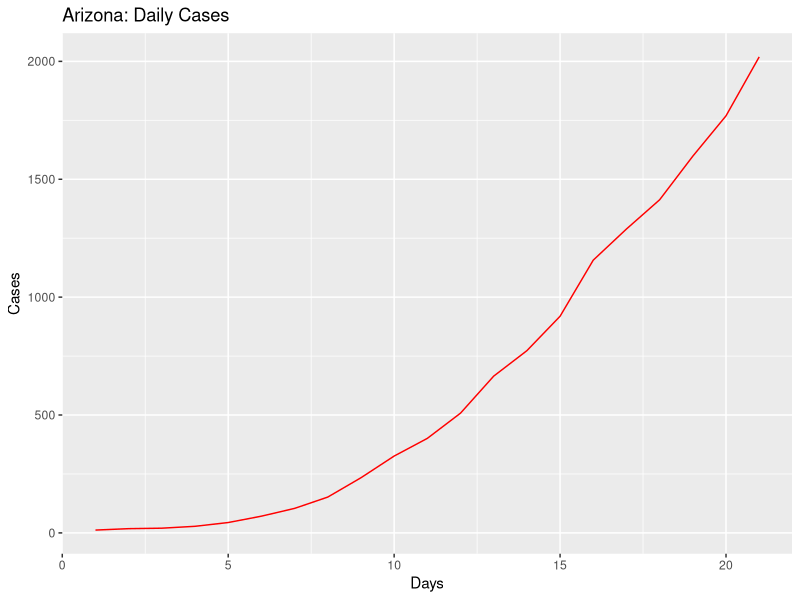
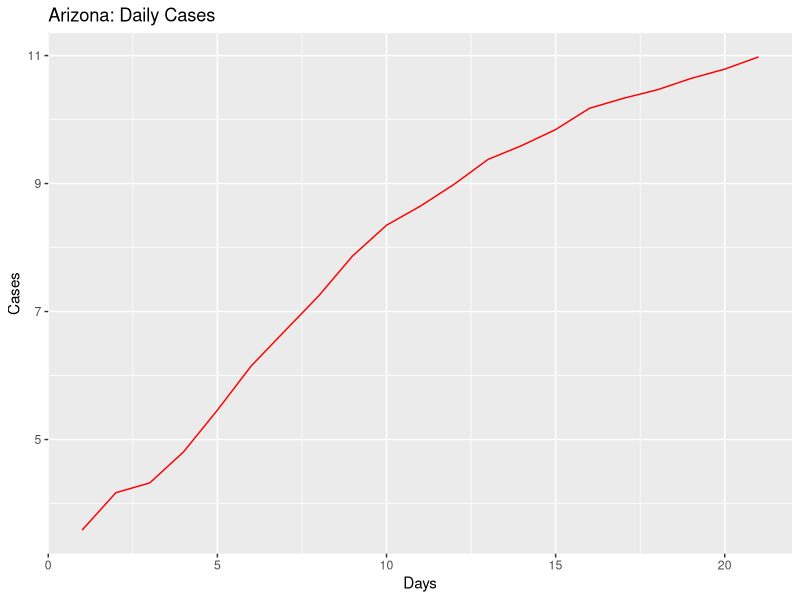
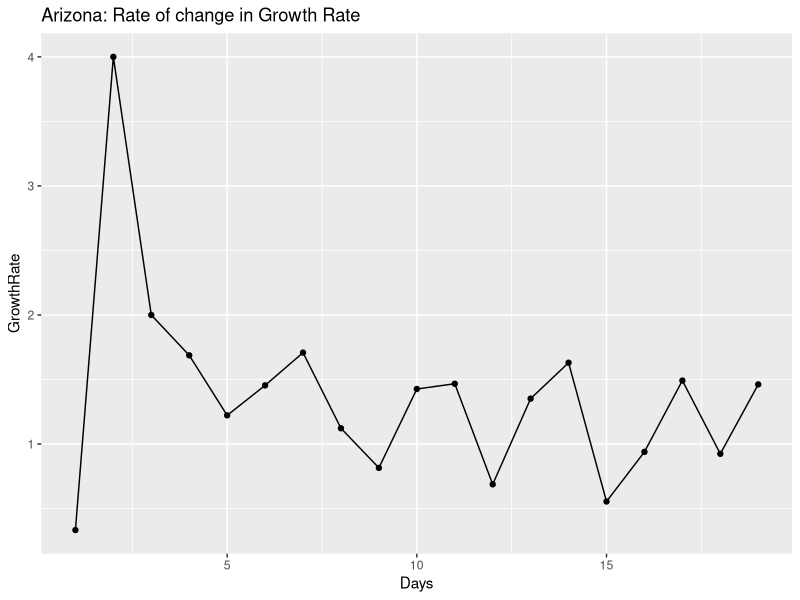
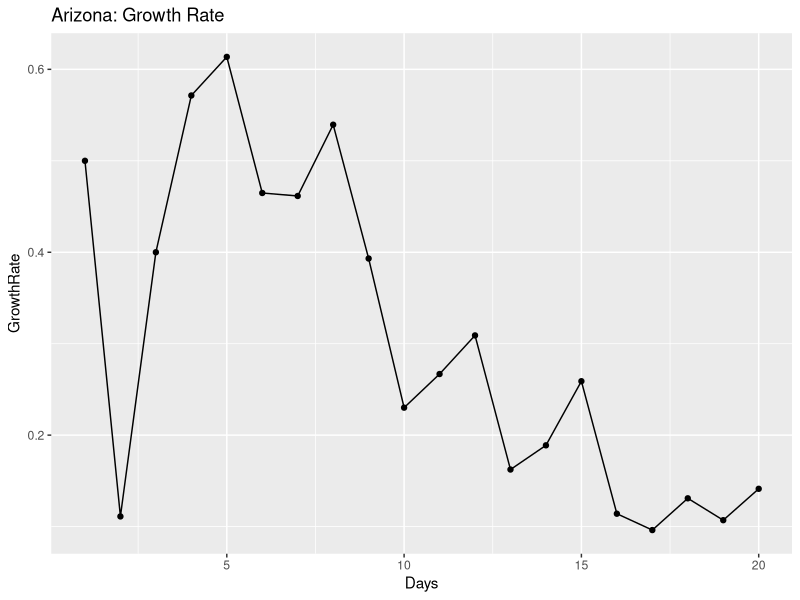
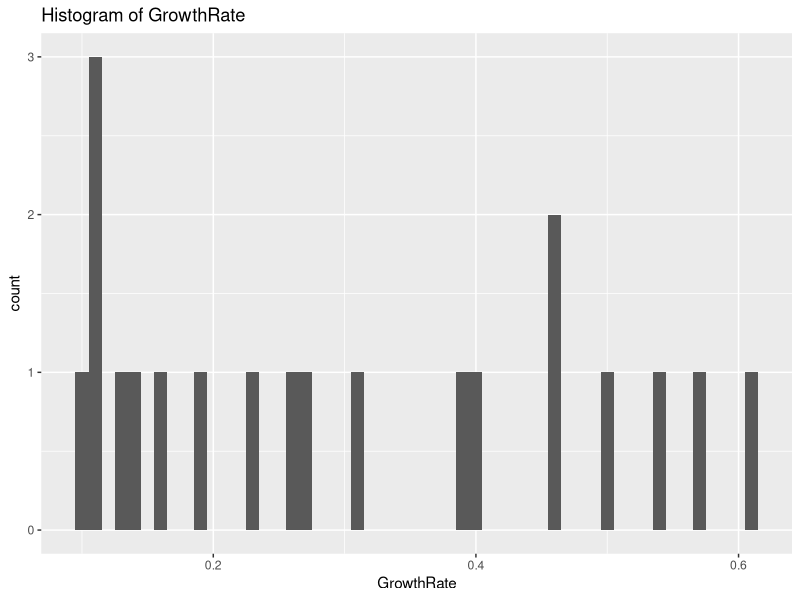
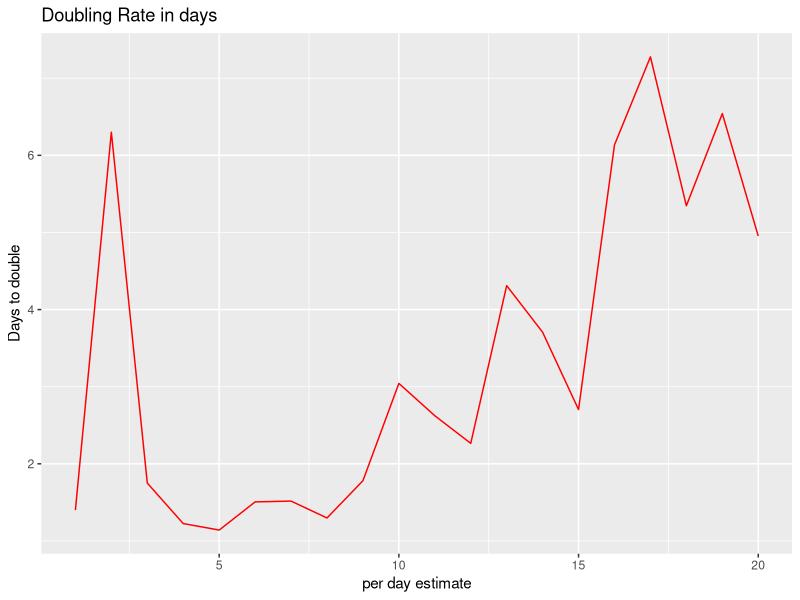
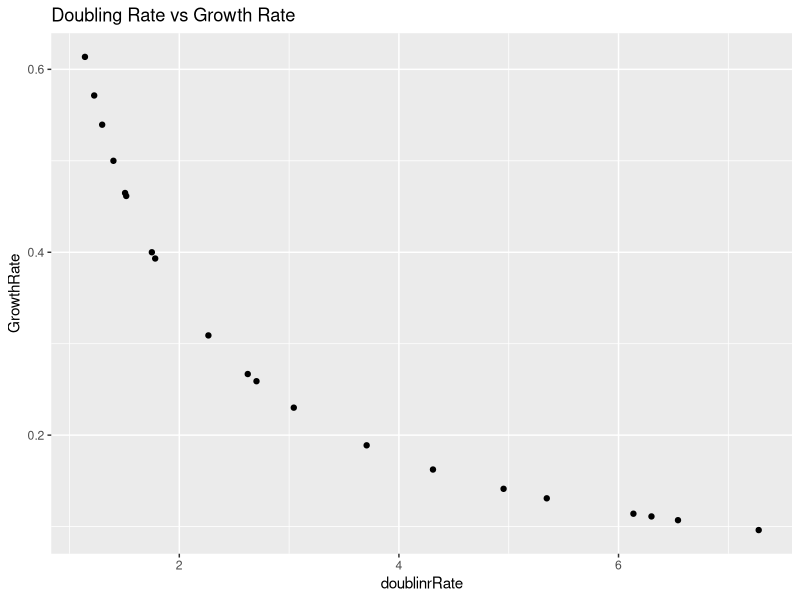
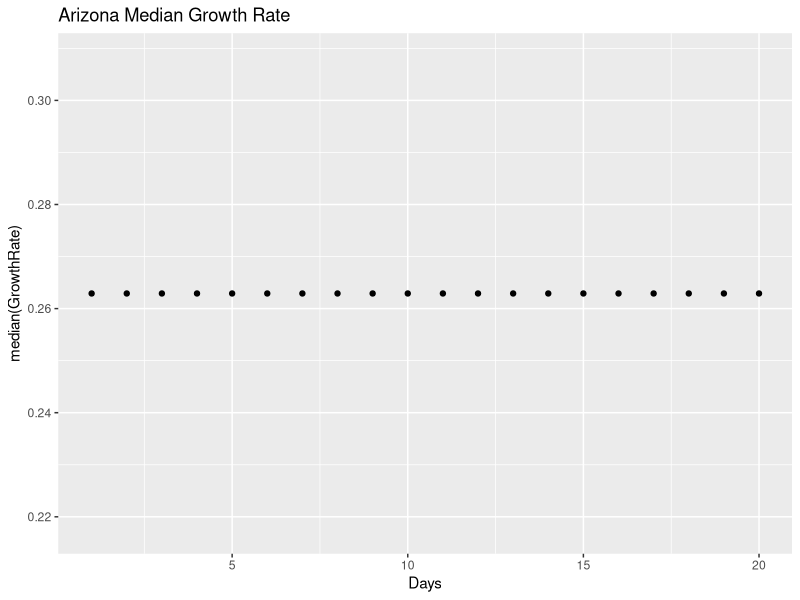

Write the R code that produced these figures, in order.
## ---- chunk 1
knitr::opts_chunk$set(echo = TRUE)
## ---- chunk 2
library(ggplot2)
library(gridExtra)
library(dplyr)

coronaGrowth <- function(absoluteNumbers){
  growthfactor <- NULL
  absgrowth <- NULL
  for(i in 1:length(absoluteNumbers))
  {
    #print((absoluteNumbers[i]-absoluteNumbers[i+1]/absoluteNumbers[i+1])/absoluteNumbers[i+1])
    growthfactor[i] <- ((absoluteNumbers[i]-absoluteNumbers[i+1]))/(absoluteNumbers[i+1]-absoluteNumbers[i+2])  
    #growthfactor[i] <- ((absoluteNumbers[i]-absoluteNumbers[i+1]))/(absolutenumbers[i])
  }
  
  return (rev(growthfactor))
}

DailyGrowthRate <- function(absoluteNumbers)
{
  growthfactor <- NULL
  absgrowth <- NULL
  for(i in 1:length(absoluteNumbers))
  {
    #print((absoluteNumbers[i]-absoluteNumbers[i+1]/absoluteNumbers[i+1])/absoluteNumbers[i+1])
    growthfactor[i] <- ((absoluteNumbers[i]/absoluteNumbers[i+1]))-1 
    #growthfactor[i] <- ((absoluteNumbers[i]-absoluteNumbers[i+1]))/(absolutenumbers[i])
  }
  
  return (rev(growthfactor))  
}

DoublingRate <- function(absoluteNumbers)
{
  doublingrRate <- NULL
  cumsum <- NULL
  for(i in 1:length(absoluteNumbers))
  {
    
    doublingrRate[i] <- (70/(absoluteNumbers[i]*100))
    
  }
  return ((doublingrRate))  
}

## ---- chunk 3
#Arizona

absolutenumbers <- c(2019,1769,1598,1413,1289,1157,919,773,665,508,401,326,234,152,104,71,44,28,20,18,12)


#America
#absolutenumbers <- c(101.7*1000,83.8*1000,65.8*1000,53.7*1000,43.8*1000,33.3*1000,25*1000,19*1000,13.7*1000,7.8*1000,6.4*1000,4.6*1000,3.5*1000,2.7*1000)
## ---- chunk 4
growthrate <- na.exclude(coronaGrowth(absolutenumbers))
days <- seq(1:length(growthrate))
dataTrend <- data.frame(GrowthRate = growthrate,Days = days)
print(dataTrend)
p1 <- ggplot(data=dataTrend, aes(x=Days, y=GrowthRate, group=1)) +ggtitle("Arizona: Rate of change in Growth Rate")+
  geom_line()+
  geom_point()

print(dataTrend)
#print(dataTrend1)




growthrate1 <- na.exclude(DailyGrowthRate(absolutenumbers))
doublingrate1 <- na.exclude(DoublingRate(growthrate1))
days1 <- seq(1:length(growthrate1))
dataTrend1 <- data.frame(GrowthRate = growthrate1,Days = days1,doublinrRate = doublingrate1)
print(dataTrend1)
multiplier <- tail(dataTrend1, n = 1)
pred_val <- (head(absolutenumbers, n = 1)*multiplier[,"GrowthRate"])+head(absolutenumbers, n = 1)

p2 <- ggplot(data=dataTrend1, aes(x=Days, y=GrowthRate, group=1)) +ggtitle("Arizona: Growth Rate")+
  geom_line()+
  geom_point()

days <- seq(1:length(absolutenumbers))
growthrate <- append(growthrate, c(1,1),after = 0)
dataOriginal <- data.frame(Cases = rev(absolutenumbers), Days = days)
p3<- ggplot() +geom_line(data=dataOriginal, aes(x=Days, y=Cases,),color = "Red")+labs(title="Arizona: Daily Cases", y="Cases", x="Days")

p3_log<- ggplot() +geom_line(data=dataOriginal, aes(x=Days, y=log2(Cases)),color = "Red")+labs(title="Arizona: Daily Cases", y="Cases", x="Days")+
  #geom_line(data=dataOriginal, aes(x=Days+1, y=Prediction),color = "Blue")
  geom_point()



# Analyze growth rate to get interval of values
summary(dataTrend1$GrowthRate)
dataTrend1%>%select("GrowthRate")%>%summarise(meanGR = mean(GrowthRate), medianGR = median(GrowthRate), sdGR = sd(GrowthRate))
p4 <- ggplot(data = dataTrend1, aes(x = GrowthRate))+ggtitle("Histogram of GrowthRate")+geom_histogram(binwidth = 0.01)


#Analyze the doubling rate
p5<- ggplot() +geom_line(data=dataTrend1, aes(x=Days, y=doublinrRate),color = "Red")+labs(title="Doubling Rate in days", y="Days to double", x ="per day estimate")+
  #geom_line(data=dataOriginal, aes(x=Days+1, y=Prediction),color = "Blue")
  geom_point()

#Scatter plor of Growthrate versus Doubling Rate
p6 <- ggplot()+geom_point(data = dataTrend1, aes(x = doublinrRate, y = GrowthRate))+labs(title = "Doubling Rate vs Growth Rate")

#Median growth rate trend 
p7 <- ggplot()+geom_point(data = dataTrend1, aes(x = Days, y = median(GrowthRate)))+labs(title = "Arizona Median Growth Rate")

#Confidence Interval for mean population GrowthRate:
meanGR = mean(dataTrend1$GrowthRate)
sdGR = sd(dataTrend1$GrowthRate)

uppperlimitGR= meanGR+sdGR
lowerlimitGR = meanGR-sdGR

#Predictions based on: Current Growth Rate, MeanGrowth Rate, Upper GrowthRate, Lower GrowthRate
pred_val_Current <- (head(absolutenumbers, n = 1)*multiplier[,"GrowthRate"])+head(absolutenumbers, n = 1)
pred_val_MeanGR <- (head(absolutenumbers, n = 1)*meanGR)+head(absolutenumbers, n = 1)
pred_val_upperGR <- (head(absolutenumbers, n = 1)*uppperlimitGR)+head(absolutenumbers, n = 1)
pred_val_lowerGR <- (head(absolutenumbers, n = 1)*lowerlimitGR)+head(absolutenumbers, n = 1)

print("Current GR:")
print(multiplier[,"GrowthRate"])
print(pred_val_Current)

print("Mean GR:")
print(meanGR)
print(pred_val_MeanGR)

print("Upperlimit GR:")
print(uppperlimitGR)
print(pred_val_upperGR)

print("Lowerlimit GR:")
print(lowerlimitGR)
print(pred_val_lowerGR)

#Doubling rate:-
DRCurrent <- round(70/(meanGR*100),digits = 0)
DRMedian <- round(70/(median(dataTrend1$GrowthRate)*100),digits = 0)
latestDRCurrent <- round(tail(dataTrend1$doublinrRate,n=1),digits = 0)

## ---- chunk 5
#grid.arrange(p3,p3_log,p1,p2,p4,p5,p6,nrow = 4, ncol = 2)
print(p3)
print(p3_log)
print(p1)
print(p2)
print(p4)
print(p5)
print(p6)
print(p7)
## ---- chunk 6
library(ggplot2)
library(gridExtra)
library(dplyr)

coronaGrowth <- function(absoluteNumbers){
  growthfactor <- NULL
  absgrowth <- NULL
  for(i in 1:length(absoluteNumbers))
  {
    #print((absoluteNumbers[i]-absoluteNumbers[i+1]/absoluteNumbers[i+1])/absoluteNumbers[i+1])
    growthfactor[i] <- ((absoluteNumbers[i]-absoluteNumbers[i+1]))/(absoluteNumbers[i+1]-absoluteNumbers[i+2])  
    #growthfactor[i] <- ((absoluteNumbers[i]-absoluteNumbers[i+1]))/(absolutenumbers[i])
  }
  
  return (rev(growthfactor))
}

DailyGrowthRate <- function(absoluteNumbers)
{
  growthfactor <- NULL
  absgrowth <- NULL
  for(i in 1:length(absoluteNumbers))
  {
    #print((absoluteNumbers[i]-absoluteNumbers[i+1]/absoluteNumbers[i+1])/absoluteNumbers[i+1])
    growthfactor[i] <- ((absoluteNumbers[i]/absoluteNumbers[i+1]))-1 
    #growthfactor[i] <- ((absoluteNumbers[i]-absoluteNumbers[i+1]))/(absolutenumbers[i])
  }
  
  return (rev(growthfactor))  
}

DoublingRate <- function(absoluteNumbers)
{
  doublingrRate <- NULL
  cumsum <- NULL
  for(i in 1:length(absoluteNumbers))
  {
    
    doublingrRate[i] <- (70/(absoluteNumbers[i]*100))
    
  }
  return ((doublingrRate))  
}

## ---- chunk 7
#Arizona
#absolutenumbers <- c(773,665,508,401,326,234,152,104,71,44,28,20,18,12)

#America

absolutenumbers <- c(300.432*1000,265.506*1000,235.281*1000,205.035*1000,176.518*1000,145.369*1000,133.094*1000,123.578*1000,101.7*1000,83.8*1000,65.8*1000,53.7*1000,43.8*1000,33.3*1000,25*1000,19*1000,13.7*1000,7.8*1000,6.4*1000,4.6*1000,3.5*1000,2.7*1000)

## ---- chunk 8
growthrate <- na.exclude(coronaGrowth(absolutenumbers))
days <- seq(1:length(growthrate))
dataTrend <- data.frame(GrowthRate = growthrate,Days = days)
print(dataTrend)
p1 <- ggplot(data=dataTrend, aes(x=Days, y=GrowthRate, group=1)) +ggtitle("US: Rate of change in Growth Rate")+
  geom_line()+
  geom_point()

print(dataTrend)
#print(dataTrend1)




growthrate1 <- na.exclude(DailyGrowthRate(absolutenumbers))
doublingrate1 <- na.exclude(DoublingRate(growthrate1))
days1 <- seq(1:length(growthrate1))
dataTrend1 <- data.frame(GrowthRate = growthrate1,Days = days1,doublinrRate = doublingrate1)
print(dataTrend1)
multiplier <- tail(dataTrend1, n = 1)
pred_val <- (head(absolutenumbers, n = 1)*multiplier[,"GrowthRate"])+head(absolutenumbers, n = 1)

p2 <- ggplot(data=dataTrend1, aes(x=Days, y=GrowthRate, group=1)) +ggtitle("US: Growth Rate")+
  geom_line()+
  geom_point()

days <- seq(1:length(absolutenumbers))
growthrate <- append(growthrate, c(1,1),after = 0)
dataOriginal <- data.frame(Cases = rev(absolutenumbers), Days = days)
p3<- ggplot() +geom_line(data=dataOriginal, aes(x=Days, y=Cases,),color = "Red")+labs(title="US: Daily Cases", y="Cases", x="Days")

p3_log<- ggplot() +geom_line(data=dataOriginal, aes(x=Days, y=log2(Cases)),color = "Red")+labs(title="US: Daily Cases", y="Cases", x="Days")+
  #geom_line(data=dataOriginal, aes(x=Days+1, y=Prediction),color = "Blue")
  geom_point()



# Analyze growth rate to get interval of values
summary(dataTrend1$GrowthRate)
dataTrend1%>%select("GrowthRate")%>%summarise(meanGR = mean(GrowthRate), medianGR = median(GrowthRate), sdGR = sd(GrowthRate))
p4 <- ggplot(data = dataTrend1, aes(x = GrowthRate))+ggtitle("Histogram of GrowthRate")+geom_histogram(binwidth = 0.01)


#Analyze the doubling rate
p5<- ggplot() +geom_line(data=dataTrend1, aes(x=Days, y=doublinrRate),color = "Red")+labs(title="Doubling Rate in days", y="Days to double", x ="per day estimate")+
  #geom_line(data=dataOriginal, aes(x=Days+1, y=Prediction),color = "Blue")
  geom_point()

#Scatter plor of Growthrate versus Doubling Rate
p6 <- ggplot()+geom_point(data = dataTrend1, aes(x = doublinrRate, y = GrowthRate))+labs(title = "Doubling Rate vs Growth Rate")

#Median growth rate trend 
p7 <- ggplot()+geom_point(data = dataTrend1, aes(x = Days, y = median(GrowthRate)))+labs(title = "US Median Growth Rate")



#Confidence Interval for mean population GrowthRate:
meanGR = mean(dataTrend1$GrowthRate)
sdGR = sd(dataTrend1$GrowthRate)

uppperlimitGR= meanGR+sdGR
lowerlimitGR = meanGR-sdGR

#Predictions based on: Current Growth Rate, MeanGrowth Rate, Upper GrowthRate, Lower GrowthRate
pred_val_Current <- (head(absolutenumbers, n = 1)*multiplier[,"GrowthRate"])+head(absolutenumbers, n = 1)
pred_val_MeanGR <- (head(absolutenumbers, n = 1)*meanGR)+head(absolutenumbers, n = 1)
pred_val_upperGR <- (head(absolutenumbers, n = 1)*uppperlimitGR)+head(absolutenumbers, n = 1)
pred_val_lowerGR <- (head(absolutenumbers, n = 1)*lowerlimitGR)+head(absolutenumbers, n = 1)

print("Current GR:")
print(multiplier[,"GrowthRate"])
print(pred_val_Current)

print("Mean GR:")
print(meanGR)
print(pred_val_MeanGR)

print("Upperlimit GR:")
print(uppperlimitGR)
print(pred_val_upperGR)

print("Lowerlimit GR:")
print(lowerlimitGR)
print(pred_val_lowerGR)

#Doubling rate:-
DRCurrent <- round(70/(meanGR*100),digits = 0)
DRMedian <- round(70/(median(dataTrend1$GrowthRate)*100),digits = 0)
latestDRCurrent <- round(tail(dataTrend1$doublinrRate,n=1),digits = 0)

## ---- chunk 9
#grid.arrange(p3,p3_log,p1,p2,p4,p5,p6,nrow = 4, ncol = 2)
print(p3)
print(p3_log)
print(p1)
print(p2)
print(p4)
print(p5)
print(p6)
print(p7)
## ---- chunk 10
library(ggplot2)
library(gridExtra)
library(dplyr)

coronaGrowth <- function(absoluteNumbers){
  growthfactor <- NULL
  absgrowth <- NULL
  for(i in 1:length(absoluteNumbers))
  {
    #print((absoluteNumbers[i]-absoluteNumbers[i+1]/absoluteNumbers[i+1])/absoluteNumbers[i+1])
    growthfactor[i] <- ((absoluteNumbers[i]-absoluteNumbers[i+1]))/(absoluteNumbers[i+1]-absoluteNumbers[i+2])  
    #growthfactor[i] <- ((absoluteNumbers[i]-absoluteNumbers[i+1]))/(absolutenumbers[i])
  }
  
  return (rev(growthfactor))
}

DailyGrowthRate <- function(absoluteNumbers)
{
  growthfactor <- NULL
  absgrowth <- NULL
  for(i in 1:length(absoluteNumbers))
  {
    #print((absoluteNumbers[i]-absoluteNumbers[i+1]/absoluteNumbers[i+1])/absoluteNumbers[i+1])
    growthfactor[i] <- ((absoluteNumbers[i]/absoluteNumbers[i+1]))-1 
    #growthfactor[i] <- ((absoluteNumbers[i]-absoluteNumbers[i+1]))/(absolutenumbers[i])
  }
  
  return (rev(growthfactor))  
}

DoublingRate <- function(absoluteNumbers)
{
  doublingrRate <- NULL
  cumsum <- NULL
  for(i in 1:length(absoluteNumbers))
  {
    
    doublingrRate[i] <- (70/(absoluteNumbers[i]*100))
    
  }
  return ((doublingrRate))  
}

## ---- chunk 11
#Arizona
#absolutenumbers <- c(773,665,508,401,326,234,152,104,71,44,28,20,18,12)

#America
absolutenumbers <- c(3082,2567,2341,1637,1397,1251,1071,1024,987,887,727,657,536,499,396,332,249,194,169,143,129,114,100,82,74,62,62,47,40,34,31,30,29,7,6,3,3,3,3,3,3,3,3,3,3,3,3,3,3,3)

## ---- chunk 12
growthrate <- na.exclude(coronaGrowth(absolutenumbers))
days <- seq(1:length(growthrate))
dataTrend <- data.frame(GrowthRate = growthrate,Days = days)
print(dataTrend)
p1 <- ggplot(data=dataTrend, aes(x=Days, y=GrowthRate, group=1)) +ggtitle("US: Rate of change in Growth Rate")+
  geom_line()+
  geom_point()

print(dataTrend)
#print(dataTrend1)




growthrate1 <- na.exclude(DailyGrowthRate(absolutenumbers))
doublingrate1 <- na.exclude(DoublingRate(growthrate1))
days1 <- seq(1:length(growthrate1))
dataTrend1 <- data.frame(GrowthRate = growthrate1,Days = days1,doublinrRate = doublingrate1)
print(dataTrend1)
multiplier <- tail(dataTrend1, n = 1)
pred_val <- (head(absolutenumbers, n = 1)*multiplier[,"GrowthRate"])+head(absolutenumbers, n = 1)

p2 <- ggplot(data=dataTrend1, aes(x=Days, y=GrowthRate, group=1)) +ggtitle("India: Growth Rate")+
  geom_line()+
  geom_point()

days <- seq(1:length(absolutenumbers))
growthrate <- append(growthrate, c(1,1),after = 0)
dataOriginal <- data.frame(Cases = rev(absolutenumbers), Days = days)
p3<- ggplot() +geom_line(data=dataOriginal, aes(x=Days, y=Cases,),color = "Red")+labs(title="India: Daily Cases", y="Cases", x="Days")

p3_log<- ggplot() +geom_line(data=dataOriginal, aes(x=Days, y=log2(Cases)),color = "Red")+labs(title="India: Daily Cases", y="Cases", x="Days")+
  #geom_line(data=dataOriginal, aes(x=Days+1, y=Prediction),color = "Blue")
  geom_point()



# Analyze growth rate to get interval of values
summary(dataTrend1$GrowthRate)
dataTrend1%>%select("GrowthRate")%>%summarise(meanGR = mean(GrowthRate), medianGR = median(GrowthRate), sdGR = sd(GrowthRate))
p4 <- ggplot(data = dataTrend1, aes(x = GrowthRate))+ggtitle("Histogram of GrowthRate")+geom_histogram(binwidth = 0.01)


#Analyze the doubling rate
p5<- ggplot() +geom_line(data=dataTrend1, aes(x=Days, y=doublinrRate),color = "Red")+labs(title="Doubling Rate in days", y="Days to double", x ="per day estimate")+
  #geom_line(data=dataOriginal, aes(x=Days+1, y=Prediction),color = "Blue")
  geom_point()

#Scatter plor of Growthrate versus Doubling Rate
p6 <- ggplot()+geom_point(data = dataTrend1, aes(x = doublinrRate, y = GrowthRate))+labs(title = "Doubling Rate vs Growth Rate")

#Median growth rate trend 
p7 <- ggplot()+geom_point(data = dataTrend1, aes(x = Days, y = median(GrowthRate)))+labs(title = "India Median Growth Rate")



#Confidence Interval for mean population GrowthRate:
meanGR = mean(dataTrend1$GrowthRate)
sdGR = sd(dataTrend1$GrowthRate)

uppperlimitGR= meanGR+sdGR
lowerlimitGR = meanGR-sdGR

#Predictions based on: Current Growth Rate, MeanGrowth Rate, Upper GrowthRate, Lower GrowthRate
pred_val_Current <- (head(absolutenumbers, n = 1)*multiplier[,"GrowthRate"])+head(absolutenumbers, n = 1)
pred_val_MeanGR <- (head(absolutenumbers, n = 1)*meanGR)+head(absolutenumbers, n = 1)
pred_val_upperGR <- (head(absolutenumbers, n = 1)*uppperlimitGR)+head(absolutenumbers, n = 1)
pred_val_lowerGR <- (head(absolutenumbers, n = 1)*lowerlimitGR)+head(absolutenumbers, n = 1)

print("Current GR:")
print(multiplier[,"GrowthRate"])
print(pred_val_Current)

print("Mean GR:")
print(meanGR)
print(pred_val_MeanGR)

print("Upperlimit GR:")
print(uppperlimitGR)
print(pred_val_upperGR)

print("Lowerlimit GR:")
print(lowerlimitGR)
print(pred_val_lowerGR)

#Doubling rate:-
DRCurrent <- round(70/(meanGR*100),digits = 0)
DRMedian <- round(70/(median(dataTrend1$GrowthRate)*100),digits = 0)
latestDRCurrent <- round(tail(dataTrend1$doublinrRate,n=1),digits = 0)

## ---- chunk 13
#grid.arrange(p3,p3_log,p1,p2,p4,p5,p6,nrow = 4, ncol = 2)
print(p3)
print(p3_log)
print(p1)
print(p2)
print(p4)
print(p5)
print(p6)
print(p7)
